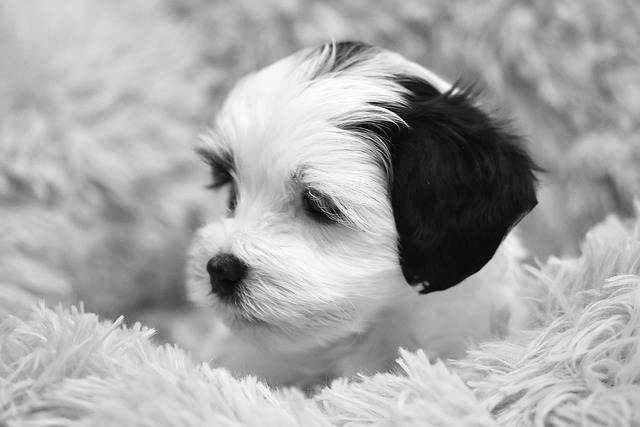
#> input picture Assignment_2/sample_images/test_bnw3.jpg, 640 x 427 px
$ python resample.py
#> lines starting #> are read from the running program, lines starting #| are printed output that depends on the picture; long printed decimals are rounded
import os
from pathlib import Path
import numpy as np
import cv2
import matplotlib.pyplot as plt

def resample_image(image, scale_factor):
    original_height, original_width = image.shape
    print(f"Original image dimensions: {original_height}x{original_width}")

    # new dimensions based on scale factor
    new_height = max(1, int(round(original_height * scale_factor)))
    new_width = max(1, int(round(original_width * scale_factor)))
    print(f"Resampled image dimensions: {new_height}x{new_width}")

    # Calculate exact scale ratios based on the dimensions
    scale_i = new_height / original_height
    scale_j = new_width / original_width

    # Create a new image with the resampled dimensions
    resampled_image = np.zeros((new_height, new_width), dtype=np.uint8)

    for i in range(new_height):
        for j in range(new_width):
            # Map coordinates using the center-aligned formula
            mapped_i = (i + 0.5) / scale_i - 0.5
            mapped_j = (j + 0.5) / scale_j - 0.5

            # calculate the base indices for bilinear interpolation
            base_i = int(np.floor(mapped_i))
            base_j = int(np.floor(mapped_j))

            # four corner coordinates within the image boundaries
            i1 = np.clip(base_i, 0, original_height - 1)
            i2 = np.clip(base_i + 1, 0, original_height - 1)
            j1 = np.clip(base_j, 0, original_width - 1)
            j2 = np.clip(base_j + 1, 0, original_width - 1)

            # fractional parts for interpolation
            a = mapped_i - base_i
            b = mapped_j - base_j

            # ensure fractional parts are within [0,1]
            a = float(np.clip(a, 0.0, 1.0))
            b = float(np.clip(b, 0.0, 1.0))

            # pixel value calculation using bilinear interpolation (float)
            p11 = float(image[i1, j1])
            p21 = float(image[i2, j1])
            p12 = float(image[i1, j2])
            p22 = float(image[i2, j2])

            pixel_value = (1 - a) * (1 - b) * p11 + \
                          a * (1 - b) * p21 + \
                          (1 - a) * b * p12 + \
                          a * b * p22

            # clamp and assign
            resampled_image[i, j] = np.uint8(np.clip(pixel_value, 0, 255))

    return resampled_image

def display_images(original_image, resampled_image1, resampled_image2):
    plt.figure(figsize=(12, 6))
    plt.subplot(1, 3, 1)
    plt.imshow(original_image, cmap='gray')
    plt.title('Original Image')
    plt.axis('off')

    plt.subplot(1, 3, 2)
    plt.imshow(resampled_image1, cmap='gray')
    plt.title('Resampled Image (Scale 0.7)')
    plt.axis('off')

    plt.subplot(1, 3, 3)
    plt.imshow(resampled_image2, cmap='gray')
    plt.title('Restored Image')
    plt.axis('off')

    plt.tight_layout()
    plt.show()

def calculate_mse(image1, image2):

    diff = image1.astype(np.float32) - image2.astype(np.float32)
    mse = np.sum(diff ** 2) / (image1.shape[0] * image1.shape[1])
    return mse

def main():
    # build a workspace-relative path (works regardless of current working directory)
    image_path = Path(__file__).resolve().parent.parent / "sample_images" / "test_bnw3.jpg"
    image_path = str(image_path)
    image = cv2.imread(image_path, cv2.IMREAD_GRAYSCALE)
#> image is the input picture: shape (427, 640); min 0, max 255, mean 167.7
    print(image)
#> (printed output is left out)
    print(image.shape)
#| (427, 640)

    if image is None:
        raise FileNotFoundError(f"Could not read image at {image_path}.\nCheck the path and file integrity.\nCurrent working directory: {os.getcwd()}")

    # ensure output directory exists
    out_dir = Path(__file__).resolve().parent.parent / "output_images"
    out_dir.mkdir(parents=True, exist_ok=True)

    scale_factor = 0.7
    print(f"Resampling image with scale factor: {scale_factor}")
    resampled_image1 = resample_image(image, scale_factor)
#| Original image dimensions: 427x640
#| Resampled image dimensions: 299x448
    cv2.imwrite(str(out_dir / "downscaled.jpg"), resampled_image1)
    print(f"Downscaled image dimensions: {resampled_image1.shape[0]}x{resampled_image1.shape[1]}")
#| Downscaled image dimensions: 299x448

    # Step 4: Resample back to original size
    print(f"Resampling image back to original size with scale factor: {1 / scale_factor}")
    resampled_image2 = resample_image(resampled_image1, 1 / scale_factor)
#| Original image dimensions: 299x448
#| Resampled image dimensions: 427x640
    cv2.imwrite(str(out_dir / "upscaled.jpg"), resampled_image2)

    # error calculation
    mse = calculate_mse(image, resampled_image2)
#> in calculate_mse, `diff = image1.astype(np.float32) - image2.astype(np.float32)`:
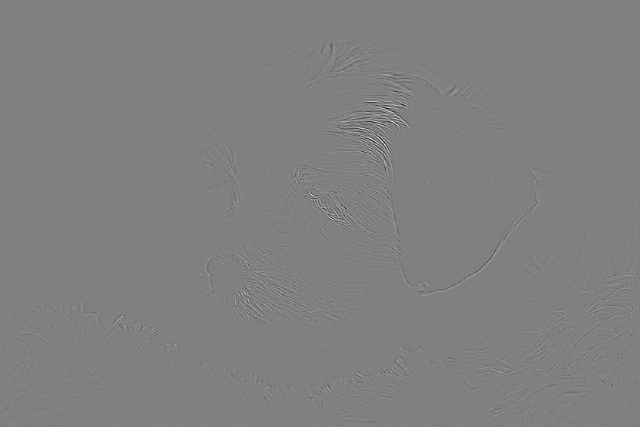
#> diff: shape (427, 640) float32; min -116, max 116, mean 1; drawn with min black and max white
#> in calculate_mse, `mse = np.sum(diff ** 2) / (image1.shape[0] * image1.shape[1])`: mse = 16.86
#> mse = 16.86
    print(f"Mean Squared Error: {mse}")
#| Mean Squared Error: 16.856

    display_images(image, resampled_image1, resampled_image2)
#> in display_images, `plt.show()`:
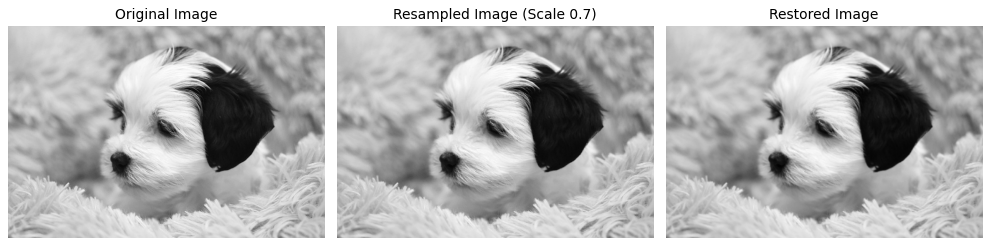
#> figure drawn by matplotlib, 3 panels

if __name__ == "__main__":
    main()
